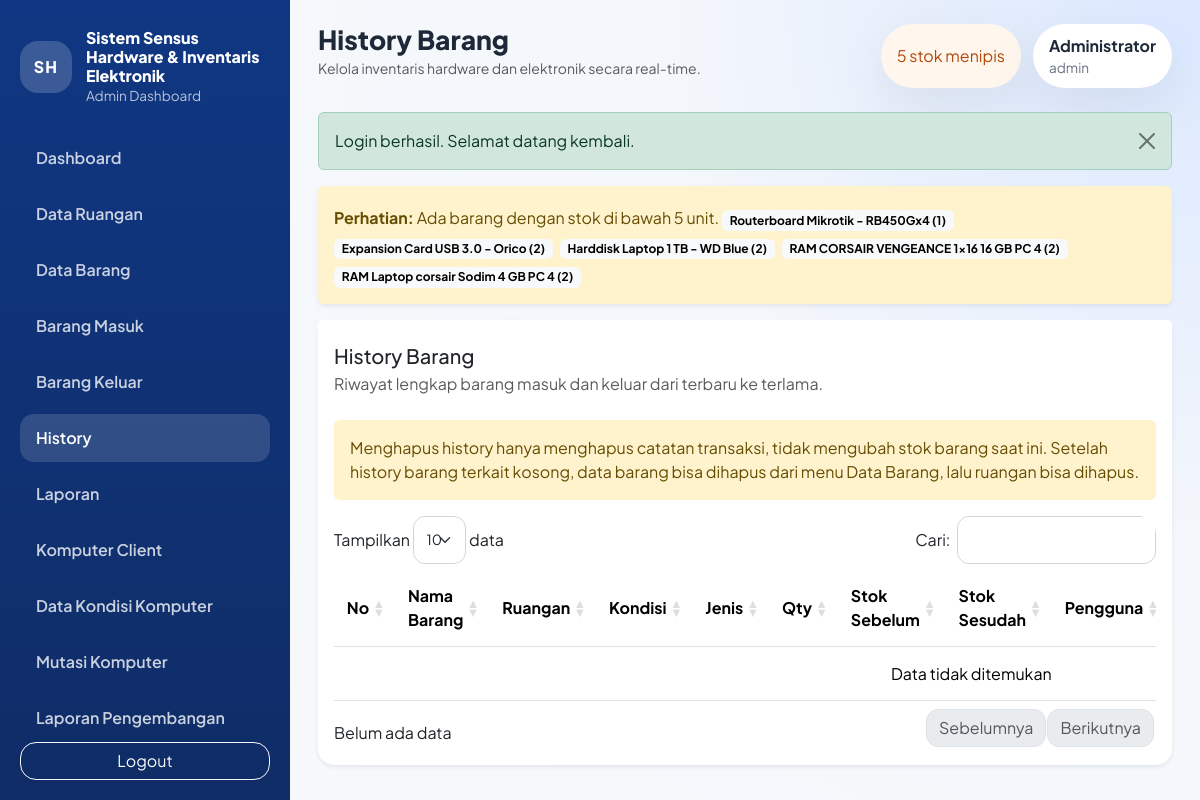
Page /modules/transaksi/history.php (signed in) on the committed database.
### tables this page shows
CREATE TABLE barang (
    id INT AUTO_INCREMENT PRIMARY KEY,
    kode_barang VARCHAR(50) NOT NULL UNIQUE,
    nama_barang VARCHAR(150) NOT NULL,
    ruangan_id INT NULL,
    tahun_inventaris YEAR NOT NULL,
    qty INT NOT NULL DEFAULT 0,
    label_barang VARCHAR(100) NOT NULL DEFAULT 'Lainnya',
    kondisi ENUM('Baik', 'Rusak', 'Perbaikan') NOT NULL DEFAULT 'Baik',
    keterangan TEXT NULL,
    created_at TIMESTAMP DEFAULT CURRENT_TIMESTAMP,
    CONSTRAINT fk_barang_ruangan FOREIGN KEY (ruangan_id) REFERENCES ruangan(id) ON UPDATE CASCADE
);

### includes/helpers.php (called while the page is built, shortened)
<?php
function url(string $path = ''): string
{
    $path = ltrim($path, '/');
    return BASE_URL . ($path !== '' ? '/' . $path : '');
}
function e(?string $value): string
{
    return htmlspecialchars((string) $value, ENT_QUOTES, 'UTF-8');
}
function get_flash(): ?array
{
    $flash = $_SESSION['flash'];
    return $flash;
}
function current_path(): string
{
    return str_replace('\\', '/', $_SERVER['PHP_SELF'] ?? '');
}
function is_active_menu(string $needle): bool
{
    return str_contains(current_path(), $needle);
}
function fetch_all(PDO $pdo, string $sql, array $params = []): array
{
    $statement = $pdo->prepare($sql);
    $statement->execute($params);
    return $statement->fetchAll();
}
function get_low_stock_items(PDO $pdo, int $limit = 5): array
{
    return fetch_all(
        $pdo,
        'SELECT b.nama_barang, b.qty
         FROM barang b
         WHERE b.qty < 5
         ORDER BY b.qty ASC, b.nama_barang ASC
         LIMIT ' . (int) $limit
    );
}

### includes/auth.php (called while the page is built, shortened)
<?php
function current_user_role(): string
{
    return $_SESSION['user']['role'] ?? 'admin';
}
function is_admin_user(): bool
{
    return current_user_role() === 'admin';
}
function current_user(): ?array
{
    return $_SESSION['user'] ?? null;
}

### modules/transaksi/history.php (the view, shortened to what this page needs)
<?php
require_once dirname(__DIR__, 2) . '/config/app.php';
$pageTitle = 'History Barang';
require_once BASE_PATH . '/includes/layout_top.php';
?>
<div class="card border-0 shadow-sm">
    <div class="card-header bg-white border-0 pt-4">
        <h5 class="mb-1">History Barang</h5>
        <p class="text-muted mb-0">Riwayat lengkap barang masuk dan keluar dari terbaru ke terlama.</p>
    </div>
    <div class="card-body">
        <div class="alert alert-warning border-0">
            Menghapus history hanya menghapus catatan transaksi, tidak mengubah stok barang saat ini. Setelah history barang terkait kosong, data barang bisa dihapus dari menu Data Barang, lalu ruangan bisa dihapus.
        </div>
        <div class="table-responsive">
            <table class="table table-hover align-middle datatable">
                <thead>
                    <tr>
                        <th>No</th>
                        <th>Nama Barang</th>
                        <th>Ruangan</th>
                        <th>Kondisi</th>
                        <th>Jenis</th>
                        <th>Qty</th>
                        <th>Stok Sebelum</th>
                        <th>Stok Sesudah</th>
                        <th>Pengguna</th>
                    </tr>
                </thead>
                <tbody>
                </tbody>
            </table>
        </div>
    </div>
</div>
<?php require_once BASE_PATH . '/includes/layout_bottom.php'; ?>

### includes/layout_top.php (shortened to what this page needs)
<?php
$pageTitle = $pageTitle ?? APP_NAME;
$lowStockItems = get_low_stock_items($pdo);
$currentUser = current_user();
$flash = get_flash();
$isAdminUser = is_admin_user();
$showLowStockAlert = !is_active_menu('/modules/pengembangan/');
?><!doctype html>
<html lang="id">
<head>
    <link href="https://cdn.jsdelivr.net/npm/bootstrap@5.3.3/dist/css/bootstrap.min.css" rel="stylesheet">
    <link href="https://cdn.datatables.net/1.13.8/css/dataTables.bootstrap5.min.css" rel="stylesheet">
    <link href="https://cdn.datatables.net/responsive/2.5.0/css/responsive.bootstrap5.min.css" rel="stylesheet">
    <link href="<?= e(url('assets/css/style.css')); ?>" rel="stylesheet">
</head>
<body>
    <div class="app-shell">
        <aside class="sidebar d-none d-xl-flex flex-column">
            <div class="sidebar-brand">
                <div class="brand-mark">SH</div>
                <div>
                    <h1><?= e(APP_NAME); ?></h1>
                    <p>Admin Dashboard</p>
                </div>
            </div>
            <nav class="nav flex-column sidebar-nav">
                <?php if ($isAdminUser): ?>
                    <a class="nav-link <?= is_active_menu('/modules/dashboard/') ? 'active' : ''; ?>" href="<?= e(url('modules/dashboard/index.php')); ?>">Dashboard</a>
                    <a class="nav-link <?= is_active_menu('/modules/ruangan/') ? 'active' : ''; ?>" href="<?= e(url('modules/ruangan/index.php')); ?>">Data Ruangan</a>
                    <a class="nav-link <?= is_active_menu('/modules/barang/') ? 'active' : ''; ?>" href="<?= e(url('modules/barang/index.php')); ?>">Data Barang</a>
                    <a class="nav-link <?= is_active_menu('/modules/transaksi/masuk.php') ? 'active' : ''; ?>" href="<?= e(url('modules/transaksi/masuk.php')); ?>">Barang Masuk</a>
                    <a class="nav-link <?= is_active_menu('/modules/transaksi/keluar.php') ? 'active' : ''; ?>" href="<?= e(url('modules/transaksi/keluar.php')); ?>">Barang Keluar</a>
                    <a class="nav-link <?= is_active_menu('/modules/transaksi/history.php') ? 'active' : ''; ?>" href="<?= e(url('modules/transaksi/history.php')); ?>">History</a>
                    <a class="nav-link <?= is_active_menu('/modules/laporan/') ? 'active' : ''; ?>" href="<?= e(url('modules/laporan/index.php')); ?>">Laporan</a>
                    <a class="nav-link <?= is_active_menu('/modules/komputer/') ? 'active' : ''; ?>" href="<?= e(url('modules/komputer/index.php')); ?>">Komputer Client</a>
                    <a class="nav-link <?= is_active_menu('/modules/kondisi_komputer/') ? 'active' : ''; ?>" href="<?= e(url('modules/kondisi_komputer/index.php')); ?>">Data Kondisi Komputer</a>
                    <a class="nav-link <?= is_active_menu('/modules/mutasi_komputer/') ? 'active' : ''; ?>" href="<?= e(url('modules/mutasi_komputer/index.php')); ?>">Mutasi Komputer</a>
                <?php endif; ?>
                <a class="nav-link <?= is_active_menu('/modules/pengembangan/') ? 'active' : ''; ?>" href="<?= e(url('modules/pengembangan/index.php')); ?>">Laporan Pengembangan</a>
            </nav>
            <a href="<?= e(url('logout.php')); ?>" class="btn btn-outline-light mt-auto">Logout</a>
        </aside>
        <div class="content-wrapper">
            <header class="topbar">
                <div class="d-flex align-items-center gap-3">
                    <div>
                        <h2 class="mb-0"><?= e($pageTitle); ?></h2>
                        <small class="text-muted">Kelola inventaris hardware dan elektronik secara real-time.</small>
                    </div>
                </div>
                <div class="topbar-meta">
                    <?php if ($showLowStockAlert): ?>
                        <div class="alert-pill <?= $lowStockItems ? 'alert-low' : 'alert-safe'; ?>">
                            <?= $lowStockItems ? count($lowStockItems) . ' stok menipis' : 'Stok aman'; ?>
                        </div>
                    <?php endif; ?>
                    <div class="user-pill">
                        <strong><?= e($currentUser['nama'] ?? 'Admin'); ?></strong>
                        <span><?= e($currentUser['username'] ?? '-'); ?></span>
                    </div>
                </div>
            </header>
            <main class="page-content">
                <?php if ($flash): ?>
                    <div class="alert alert-<?= e($flash['type']); ?> alert-dismissible fade show">
                        <?= e($flash['message']); ?>
                        <button type="button" class="btn-close" data-bs-dismiss="alert"></button>
                    </div>
                <?php endif; ?>
                <?php if ($showLowStockAlert && $lowStockItems): ?>
                    <div class="alert alert-warning border-0 shadow-sm">
                        <strong>Perhatian:</strong> Ada barang dengan stok di bawah 5 unit.
                        <?php foreach ($lowStockItems as $item): ?>
                            <span class="badge text-bg-light me-1 mt-2"><?= e($item['nama_barang']); ?> (<?= e($item['qty']); ?>)</span>
                        <?php endforeach; ?>
                    </div>
                <?php endif; ?>

### assets/css/style.css (style rules this page uses)
:root { --bg-main: #f4f7fb; --bg-sidebar: linear-gradient(180deg, #103783 0%, #0f2c66 100%); --primary: #1b63ff; --primary-soft: #eaf1ff; --text-main: #1d2939; --text-soft: #667085; --border-soft: #e4e7ec; --card-shadow: 0 18px 55px rgba(16, 24, 40, 0.08); }
* { box-sizing: border-box; }
body { font-family: 'Plus Jakarta Sans', sans-serif; background: radial-gradient(circle at top right, #dbe8ff 0%, #f4f7fb 38%, #f7f9fc 100%); color: var(--text-main); overflow-x: hidden; }
.form-control, .form-select, .btn, .card, .modal-content { border-radius: 1rem; }
.app-shell { min-height: 100vh; display: flex; }
.sidebar { width: 290px; padding: 28px 20px; background: var(--bg-sidebar); color: #fff; position: sticky; top: 0; height: 100vh; }
.sidebar-brand { display: flex; gap: 14px; align-items: center; margin-bottom: 28px; }
.brand-mark { width: 52px; height: 52px; border-radius: 18px; display: grid; place-items: center; background: rgba(255, 255, 255, 0.18); font-weight: 800; letter-spacing: 0.08em; flex-shrink: 0; }
.sidebar-brand h1 { font-size: 1rem; margin: 0; font-weight: 800; }
.sidebar-brand p { margin: 0; color: rgba(255, 255, 255, 0.7); font-size: 0.85rem; }
.sidebar-nav { gap: 8px; }
.sidebar-nav .nav-link { color: rgba(255, 255, 255, 0.78); padding: 12px 16px; border-radius: 14px; font-weight: 600; }
.sidebar-nav .nav-link:hover, .sidebar-nav .nav-link.active { color: #fff; background: rgba(255, 255, 255, 0.14); }
.content-wrapper { flex: 1; min-width: 0; }
.topbar { padding: 24px 28px 0; display: flex; justify-content: space-between; align-items: flex-start; gap: 16px; flex-wrap: wrap; }
.topbar h2 { font-size: 1.65rem; font-weight: 800; }
.topbar-meta { display: flex; gap: 12px; flex-wrap: wrap; }
.alert-pill, .user-pill { border-radius: 999px; padding: 10px 16px; background: #fff; box-shadow: var(--card-shadow); display: flex; align-items: center; gap: 8px; }
.alert-low { color: #b54708; background: #fff7ed; }
.user-pill { flex-direction: column; align-items: flex-start; gap: 0; }
.user-pill span { color: var(--text-soft); font-size: 0.85rem; }
.page-content { padding: 24px 28px 28px; }
.card { border: 1px solid rgba(16, 24, 40, 0.04); box-shadow: var(--card-shadow); }
.card-header { background: transparent; }
.table > :not(caption) > * > * { padding: 0.9rem 0.8rem; vertical-align: middle; }
.table td, .table th { white-space: normal; }
.table-responsive { border-radius: 18px; }

### rows in the picture
barang: nama_barang "Routerboard Mikrotik - RB450Gx4", qty "1"
barang: nama_barang "Expansion Card USB 3.0 - Orico", qty "2"
barang: nama_barang "Harddisk Laptop 1 TB - WD Blue", qty "2"
barang: nama_barang "RAM CORSAIR VENGEANCE 1x16 16 GB PC 4", qty "2"
barang: nama_barang "RAM Laptop corsair Sodim 4 GB PC 4", qty "2"

### other values in the picture
APP_NAME "Sistem Sensus Hardware & Inventaris Elektronik"
$pageTitle "History Barang"
count($lowStockItems) "5"
$currentUser['nama'] "Administrator"
$currentUser['username'] "admin"
$flash['message'] "Login berhasil. Selamat datang kembali."
